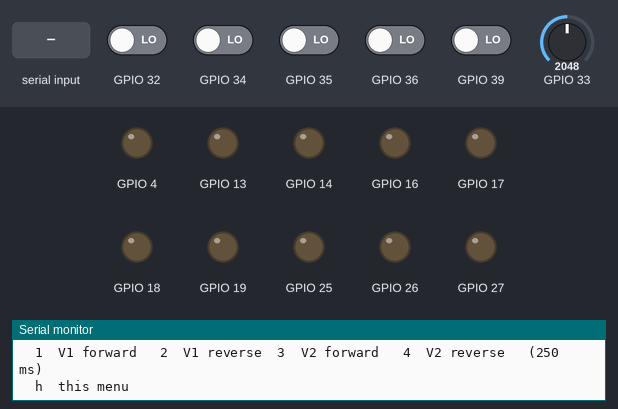
A program run on a simulated ESP32. On the bench: output pins drawn as LEDs (lit = HIGH), the last lines printed to the serial monitor. Wiring (inferred from the names in the program): DS1307 clock at I2C address 0x68. Inputs (shaded band) come from the test bench; at power-on: GPIO 32, GPIO 34–36, GPIO 39 LOW, GPIO 33 = 2048. A WiFi scan finds three made-up networks; the local clock reads 2024-03-15 10:24:30 at power-on unless the program sets it.

Above: at 11.1 s.
11.2 s: "30,150\n" received over Serial
At 11.32 s:
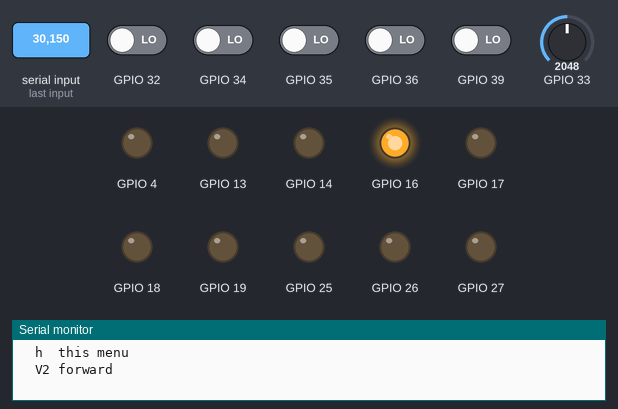
12.9 s: "w\n" received over Serial
At 13.4 s:
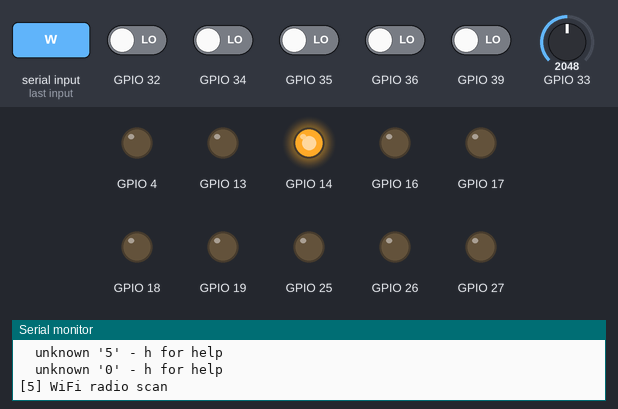
15.9 s: "v\n" received over Serial
At 16.03 s:
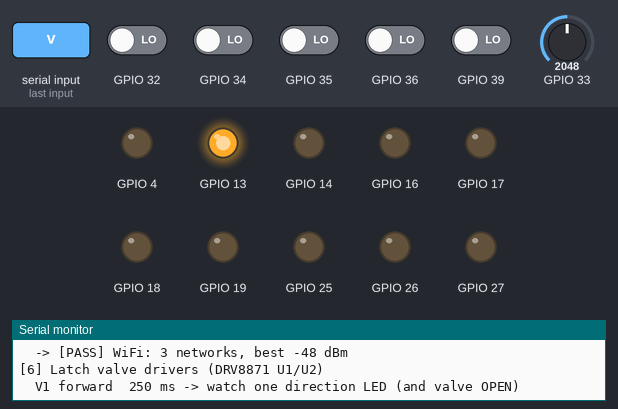
Timing chart, 0 to 20.2 s (numbered marks = the images above; inputs shaded):
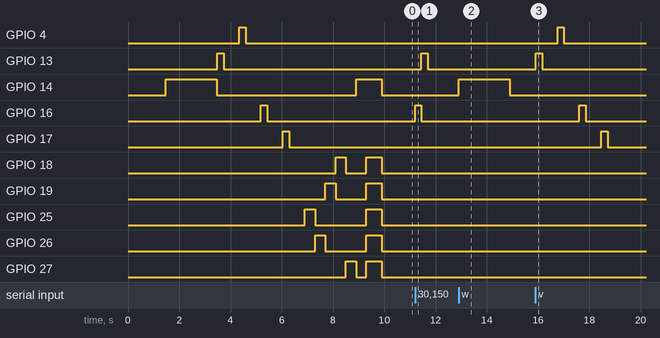

Measured:
- after the input at 11.2 s, GPIO 13: LOW → HIGH after 0.25 s, → LOW 0.25 s later; GPIO 16: LOW → HIGH at once, → LOW 0.25 s later
- after the input at 12.9 s, GPIO 14: LOW → HIGH at once, → LOW 2.0 s later
- after the input at 15.9 s, GPIO 4: LOW → HIGH after 0.86 s, → LOW 0.25 s later; GPIO 13: LOW → HIGH at once, → LOW 0.25 s later; GPIO 16: LOW → HIGH after 1.7 s, → LOW 0.25 s later; GPIO 17: LOW → HIGH after 2.6 s, → LOW 0.25 s later

The program:

main.cpp
```cpp
// WM2-WaterMaster hardware self-test.
//
// At boot it runs every automatic check once and prints a T_PASS/T_WARN/T_FAIL
// summary, then sits at a serial menu (115200 baud, press h) for the
// checks that need a person watching: LED walk, live sensor monitor,
// valve pulses.
//
// Nothing here is product logic -- it only proves each block of the board
// works: MCU, 12V monitor, RTC, LEDs, sensor inputs, valve drivers, WiFi RF.

#include <Arduino.h>
#include <Wire.h>
#include <WiFi.h>
#include <esp_mac.h>
#include "wm2_pins.h"

using namespace wm2;

#define FW_NAME "WM2 selftest 0.1"

// ---------------------------------------------------------------- results

enum Status : uint8_t { T_PASS, T_WARN, T_FAIL, T_SKIP };
static const char* statusText(Status s) {
  switch (s) {
    case T_PASS: return "PASS";
    case T_WARN: return "WARN";
    case T_FAIL: return "FAIL";
    default:   return "SKIP";
  }
}

struct Result {
  const char* name;
  Status status;
  char detail[100];
};
static Result results[12];
static uint8_t resultCount = 0;

static void report(const char* name, Status s, const char* fmt, ...) {
  Result* r = nullptr;
  for (uint8_t i = 0; i < resultCount; i++)
    if (strcmp(results[i].name, name) == 0) r = &results[i];
  if (!r && resultCount < sizeof(results) / sizeof(results[0])) r = &results[resultCount++];
  if (!r) return;
  r->name = name;
  r->status = s;
  va_list ap;
  va_start(ap, fmt);
  vsnprintf(r->detail, sizeof(r->detail), fmt, ap);
  va_end(ap);
  Serial.printf("  -> [%s] %s: %s\n", statusText(s), name, r->detail);
}

// ---------------------------------------------------------------- helpers

static void allOutputsSafe() {
  // Valve drivers first: both inputs LOW = coast/sleep.
  const uint8_t drv[] = {PIN_V1_IN1, PIN_V1_IN2, PIN_V2_IN1, PIN_V2_IN2};
  for (uint8_t p : drv) { digitalWrite(p, LOW); pinMode(p, OUTPUT); digitalWrite(p, LOW); }
  for (uint8_t p : PIN_LED_FLOW) { pinMode(p, OUTPUT); digitalWrite(p, LOW); }
  pinMode(PIN_LED_PS, OUTPUT);   digitalWrite(PIN_LED_PS, LOW);
  pinMode(PIN_LED_WIFI, OUTPUT); digitalWrite(PIN_LED_WIFI, LOW);
}

static void allLeds(bool on) {
  for (uint8_t p : PIN_LED_FLOW) digitalWrite(p, on);
  digitalWrite(PIN_LED_PS, on);
  digitalWrite(PIN_LED_WIFI, on);
}

static float readBatteryVolts() {
  uint32_t mv = 0;
  for (int i = 0; i < 16; i++) mv += analogReadMilliVolts(PIN_BATT_ADC);
  return (mv / 16.0f) * BATT_DIVIDER / 1000.0f;
}

static uint8_t bcd2dec(uint8_t v) { return (v >> 4) * 10 + (v & 0x0F); }
static uint8_t dec2bcd(uint8_t v) { return ((v / 10) << 4) | (v % 10); }

static bool rtcRead(uint8_t reg, uint8_t* buf, uint8_t n) {
  Wire.beginTransmission(RTC_I2C_ADDR);
  Wire.write(reg);
  if (Wire.endTransmission(false) != 0) return false;
  if (Wire.requestFrom((int)RTC_I2C_ADDR, (int)n) != n) return false;
  for (uint8_t i = 0; i < n; i++) buf[i] = Wire.read();
  return true;
}

static bool rtcWrite(uint8_t reg, const uint8_t* buf, uint8_t n) {
  Wire.beginTransmission(RTC_I2C_ADDR);
  Wire.write(reg);
  Wire.write(buf, n);
  return Wire.endTransmission() == 0;
}

static void rtcPrintNow() {
  uint8_t t[7];
  if (!rtcRead(0x00, t, 7)) { Serial.println("  RTC read failed"); return; }
  Serial.printf("  RTC time: 20%02u-%02u-%02u %02u:%02u:%02u%s\n",
                bcd2dec(t[6]), bcd2dec(t[5] & 0x1F), bcd2dec(t[4] & 0x3F),
                bcd2dec(t[2] & 0x3F), bcd2dec(t[1] & 0x7F), bcd2dec(t[0] & 0x7F),
                (t[0] & 0x80) ? "  (CLOCK HALTED)" : "");
}

// Set the RTC to this firmware's build time (good enough for a bench test).
static bool rtcSetToBuildTime() {
  static const char months[] = "JanFebMarAprMayJunJulAugSepOctNovDec";
  char mon[4] = {0};
  int day, year, hh, mm, ss;
  sscanf(__DATE__, "%3s %d %d", mon, &day, &year);
  sscanf(__TIME__, "%d:%d:%d", &hh, &mm, &ss);
  int month = (strstr(months, mon) - months) / 3 + 1;
  uint8_t t[7] = {dec2bcd(ss), dec2bcd(mm), dec2bcd(hh), 1,
                  dec2bcd(day), dec2bcd(month), dec2bcd(year % 100)};  // CH bit 0 = run
  return rtcWrite(0x00, t, 7);
}

// ---------------------------------------------------------------- pulse counting

static volatile uint32_t flowCount[4] = {0, 0, 0, 0};
static void IRAM_ATTR isrFlow0() { flowCount[0]++; }
static void IRAM_ATTR isrFlow1() { flowCount[1]++; }
static void IRAM_ATTR isrFlow2() { flowCount[2]++; }
static void IRAM_ATTR isrFlow3() { flowCount[3]++; }
static void (*const flowIsr[4])() = {isrFlow0, isrFlow1, isrFlow2, isrFlow3};

// ---------------------------------------------------------------- tests

static void testChip() {
  Serial.println("\n[1] MCU");
  uint8_t mac[6];
  esp_read_mac(mac, ESP_MAC_WIFI_STA);
  Serial.printf("  %s rev %d, %d cores @ %lu MHz, flash %lu MB, free heap %lu\n",
                ESP.getChipModel(), ESP.getChipRevision(), ESP.getChipCores(),
                (unsigned long)ESP.getCpuFreqMHz(),
                (unsigned long)(ESP.getFlashChipSize() / (1024 * 1024)),
                (unsigned long)ESP.getFreeHeap());
  Serial.printf("  MAC %02X:%02X:%02X:%02X:%02X:%02X\n",
                mac[0], mac[1], mac[2], mac[3], mac[4], mac[5]);
  bool ok = ESP.getFlashChipSize() >= 4 * 1024 * 1024;
  report("MCU", ok ? T_PASS : T_WARN, "%s, %lu MB flash", ESP.getChipModel(),
         (unsigned long)(ESP.getFlashChipSize() / (1024 * 1024)));
}

static float lastBattV = 0;

static void testBattery() {
  Serial.println("\n[2] 12V supply monitor (IO33)");
  lastBattV = readBatteryVolts();
  Serial.printf("  Vin = %.2f V (ADC pin %.0f mV)\n", lastBattV,
                lastBattV / BATT_DIVIDER * 1000.0f);
  if (lastBattV < 2.0f)
    report("12V monitor", T_WARN, "%.2f V - no 12V input? (USB 5V only: valves won't drive)", lastBattV);
  else if (lastBattV > 15.5f)
    report("12V monitor", T_FAIL, "%.2f V - too high, check divider R23/R24", lastBattV);
  else if (lastBattV < 10.5f)
    report("12V monitor", T_WARN, "%.2f V - low", lastBattV);
  else
    report("12V monitor", T_PASS, "%.2f V", lastBattV);
}

static void testRtc() {
  Serial.println("\n[3] I2C bus + DS1307 RTC");
  uint8_t found = 0;
  bool rtcSeen = false;
  for (uint8_t a = 1; a < 127; a++) {
    Wire.beginTransmission(a);
    if (Wire.endTransmission() == 0) {
      Serial.printf("  I2C device at 0x%02X\n", a);
      found++;
      if (a == RTC_I2C_ADDR) rtcSeen = true;
    }
  }
  if (!rtcSeen) {
    report("RTC", T_FAIL, "no ACK at 0x68 (%u other) - U5 not fitted yet, or check 5V/SDA/SCL", found);
    return;
  }

  // NVRAM write/read-back on the last RAM byte (restored afterwards).
  uint8_t orig, rb;
  bool ramOk = rtcRead(0x3F, &orig, 1);
  for (uint8_t pat : {(uint8_t)0xA5, (uint8_t)0x5A}) {
    ramOk = ramOk && rtcWrite(0x3F, &pat, 1) && rtcRead(0x3F, &rb, 1) && rb == pat;
  }
  rtcWrite(0x3F, &orig, 1);

  uint8_t t[7];
  if (!rtcRead(0x00, t, 7)) { report("RTC", T_FAIL, "register read failed"); return; }
  bool halted = t[0] & 0x80;
  bool invalid = bcd2dec(t[5] & 0x1F) == 0 || bcd2dec(t[5] & 0x1F) > 12 || bcd2dec(t[6]) < 24;
  bool wasReset = halted || invalid;
  if (wasReset) {
    Serial.println("  RTC was halted/unset (new chip or backup cell lost) - setting to build time");
    rtcSetToBuildTime();
  }
  rtcPrintNow();

  // Is the 32.768 kHz crystal actually running?
  uint8_t s1, s2;
  rtcRead(0x00, &s1, 1);
  delay(1100);
  rtcRead(0x00, &s2, 1);
  bool ticking = (s1 & 0x7F) != (s2 & 0x7F);

  if (!ticking)
    report("RTC", T_FAIL, "seconds not advancing - check crystal Y1");
  else if (!ramOk)
    report("RTC", T_FAIL, "clock ticks but NVRAM read-back failed");
  else if (wasReset)
    report("RTC", T_WARN, "OK, but time was lost - check CR2032 (BT1)");
  else
    report("RTC", T_PASS, "ticking, NVRAM OK, time kept");
}

static void testInputsIdle() {
  Serial.println("\n[4] Sensor inputs, idle level (pull-ups -> expect HIGH if unplugged)");
  uint8_t lowCount = 0;
  for (uint8_t i = 0; i < 4; i++) {
    int v = digitalRead(PIN_FLOW[i]);
    Serial.printf("  Flow%u (IO%u) = %s\n", i + 1, PIN_FLOW[i], v ? "HIGH" : "LOW");
    if (!v) lowCount++;
  }
  int ps = digitalRead(PIN_PS);
  Serial.printf("  Pressure (IO%u) = %s\n", PIN_PS, ps ? "HIGH (switch open)" : "LOW (switch closed)");
  if (lowCount)
    report("Flow inputs", T_WARN, "%u input(s) LOW at idle - pull-ups not fitted yet, sensor parked low, or short", lowCount);
  else
    report("Flow inputs", T_PASS, "all 4 HIGH at idle");
  report("Pressure input", T_PASS, ps ? "open (HIGH)" : "closed (LOW)");
}

static void testWifi() {
  Serial.println("\n[5] WiFi radio scan");
  digitalWrite(PIN_LED_WIFI, HIGH);
  WiFi.mode(WIFI_STA);
  WiFi.disconnect();
  int n = WiFi.scanNetworks();
  digitalWrite(PIN_LED_WIFI, LOW);
  if (n <= 0) {
    WiFi.mode(WIFI_OFF);
    report("WiFi", n == 0 ? T_WARN : T_FAIL, n == 0 ? "radio OK but no networks seen" : "scan failed");
    return;
  }
  int best = -127;
  for (int i = 0; i < n && i < 8; i++) {
    Serial.printf("  %-32s %4d dBm  ch%d\n", WiFi.SSID(i).c_str(), WiFi.RSSI(i), WiFi.channel(i));
    if (WiFi.RSSI(i) > best) best = WiFi.RSSI(i);
  }
  WiFi.scanDelete();
  WiFi.mode(WIFI_OFF);
  report("WiFi", T_PASS, "%d networks, best %d dBm", n, best);
}

static void pulseValve(uint8_t v, bool forward, uint16_t ms) {
  uint8_t in1 = v == 1 ? PIN_V1_IN1 : PIN_V2_IN1;
  uint8_t in2 = v == 1 ? PIN_V1_IN2 : PIN_V2_IN2;
  digitalWrite(in1, LOW);
  digitalWrite(in2, LOW);
  digitalWrite(forward ? in1 : in2, HIGH);
  delay(ms);
  digitalWrite(in1, LOW);
  digitalWrite(in2, LOW);
}

static void testValves(bool interactive) {
  Serial.println("\n[6] Latch valve drivers (DRV8871 U1/U2)");
  lastBattV = readBatteryVolts();
  if (lastBattV < 8.0f) {
    report("Valve drivers", T_SKIP, "needs 12V on J6 (now %.1f V)", lastBattV);
    return;
  }
  const uint16_t ms = 250;  // long enough to see the direction LED
  for (uint8_t v = 1; v <= 2; v++) {
    Serial.printf("  V%u forward  %u ms -> watch one direction LED (and valve OPEN)\n", v, ms);
    pulseValve(v, true, ms);
    delay(600);
    Serial.printf("  V%u reverse  %u ms -> the other LED (and valve CLOSE)\n", v, ms);
    pulseValve(v, false, ms);
    delay(600);
  }
  float vAfter = readBatteryVolts();
  Serial.printf("  12V after pulses: %.2f V\n", vAfter);
  report("Valve drivers", interactive ? T_PASS : T_WARN,
         interactive ? "pulsed both ways - confirm LEDs/valves by eye"
                     : "pulsed both ways - confirm the 4 direction LEDs by eye");
}

static void ledWalk() {
  Serial.println("\n[LED] walk: Flow1 Flow2 Flow3 Flow4 PS WiFi, then all");
  const char* names[] = {"Flow1 LD3", "Flow2 LD4", "Flow3 LD5", "Flow4 LD6", "PS LD7", "WiFi LD2"};
  const uint8_t pins[] = {PIN_LED_FLOW[0], PIN_LED_FLOW[1], PIN_LED_FLOW[2], PIN_LED_FLOW[3],
                          PIN_LED_PS, PIN_LED_WIFI};
  for (uint8_t i = 0; i < 6; i++) {
    Serial.printf("  %s (IO%u)\n", names[i], pins[i]);
    digitalWrite(pins[i], HIGH);
    delay(400);
    digitalWrite(pins[i], LOW);
  }
  allLeds(true);
  delay(600);
  allLeds(false);
}

// Live view: counts pulses on each flow input, mirrors activity on its LED,
// and lights the PS LED while the pressure switch is closed.
static void monitorInputs() {
  Serial.println("\n[MON] Live inputs - spin a flow sensor / short a input to GND. Any key to stop.");
  for (uint8_t i = 0; i < 4; i++) {
    flowCount[i] = 0;
    attachInterrupt(digitalPinToInterrupt(PIN_FLOW[i]), flowIsr[i], FALLING);
  }
  uint32_t last[4] = {0}, lastSec[4] = {0}, total[4] = {0};
  uint32_t ledUntil[4] = {0};
  uint32_t nextPrint = millis() + 1000;
  while (!Serial.available()) {
    uint32_t now = millis();
    for (uint8_t i = 0; i < 4; i++) {
      uint32_t c = flowCount[i];
      if (c != last[i]) { ledUntil[i] = now + 150; last[i] = c; }
      digitalWrite(PIN_LED_FLOW[i], now < ledUntil[i]);
    }
    digitalWrite(PIN_LED_PS, digitalRead(PIN_PS) == LOW);
    if (now >= nextPrint) {
      nextPrint += 1000;
      Serial.print("  Hz:");
      for (uint8_t i = 0; i < 4; i++) {
        uint32_t c = flowCount[i];
        total[i] = c;
        Serial.printf("  F%u=%4lu", i + 1, (unsigned long)(c - lastSec[i]));
        lastSec[i] = c;
      }
      Serial.printf("  | totals %lu/%lu/%lu/%lu | PS=%s | 12V=%.1f\n",
                    (unsigned long)total[0], (unsigned long)total[1],
                    (unsigned long)total[2], (unsigned long)total[3],
                    digitalRead(PIN_PS) ? "open" : "CLOSED", readBatteryVolts());
    }
    delay(10);
  }
  while (Serial.available()) Serial.read();
  for (uint8_t i = 0; i < 4; i++) detachInterrupt(digitalPinToInterrupt(PIN_FLOW[i]));
  allLeds(false);
  Serial.println("  monitor stopped");
}

static void printSummary() {
  uint8_t fails = 0, warns = 0;
  Serial.println("\n================ SELF-TEST SUMMARY ================");
  for (uint8_t i = 0; i < resultCount; i++) {
    Serial.printf("  %-15s %-4s  %s\n", results[i].name, statusText(results[i].status),
                  results[i].detail);
    if (results[i].status == T_FAIL) fails++;
    if (results[i].status == T_WARN) warns++;
  }
  Serial.printf("  => %s (%u fail, %u warn)\n", fails ? "FAIL" : (warns ? "PASS with warnings" : "PASS"),
                fails, warns);
  Serial.println("  Not auto-checkable: LEDs (run 'l'), sensors (run 'm').");
  Serial.println("===================================================");
}

static void runAll() {
  resultCount = 0;
  testChip();
  testBattery();
  testRtc();
  testInputsIdle();
  testWifi();
  testValves(false);
  ledWalk();
  printSummary();
}

static void printMenu() {
  Serial.println(
      "\nCommands:\n"
      "  a  run all tests + summary     l  LED walk\n"
      "  m  live sensor monitor         b  read 12V\n"
      "  r  read RTC                    s  set RTC to build time\n"
      "  w  WiFi scan                   v  valve test (both, both ways)\n"
      "  1  V1 forward   2  V1 reverse  3  V2 forward   4  V2 reverse   (250 ms)\n"
      "  h  this menu");
}

// ---------------------------------------------------------------- main

void setup() {
  allOutputsSafe();  // valves off before anything else
  for (uint8_t p : PIN_FLOW) pinMode(p, INPUT);  // board has the pull-ups; 34-39 have none inside
  pinMode(PIN_PS, INPUT);
  analogSetPinAttenuation(PIN_BATT_ADC, ADC_11db);
  Wire.begin(PIN_SDA, PIN_SCL, 100000);

  Serial.begin(115200);
  delay(300);
  Serial.printf("\n\n=== %s  (built %s %s) ===\n", FW_NAME, __DATE__, __TIME__);
  runAll();
  printMenu();
}

void loop() {
  if (!Serial.available()) { delay(10); return; }
  char c = Serial.read();
  switch (c) {
    case 'a': runAll(); break;
    case 'l': ledWalk(); break;
    case 'm': monitorInputs(); break;
    case 'b': testBattery(); break;
    case 'r': testRtc(); break;
    case 's': Serial.println(rtcSetToBuildTime() ? "  RTC set" : "  RTC set FAILED"); rtcPrintNow(); break;
    case 'w': testWifi(); break;
    case 'v': testValves(true); break;
    case '1': Serial.println("  V1 forward"); pulseValve(1, true, 250); break;
    case '2': Serial.println("  V1 reverse"); pulseValve(1, false, 250); break;
    case '3': Serial.println("  V2 forward"); pulseValve(2, true, 250); break;
    case '4': Serial.println("  V2 reverse"); pulseValve(2, false, 250); break;
    case 'h': case '?': printMenu(); break;
    case '\r': case '\n': case ' ': break;
    default: Serial.printf("  unknown '%c' - h for help\n", c);
  }
}
```
